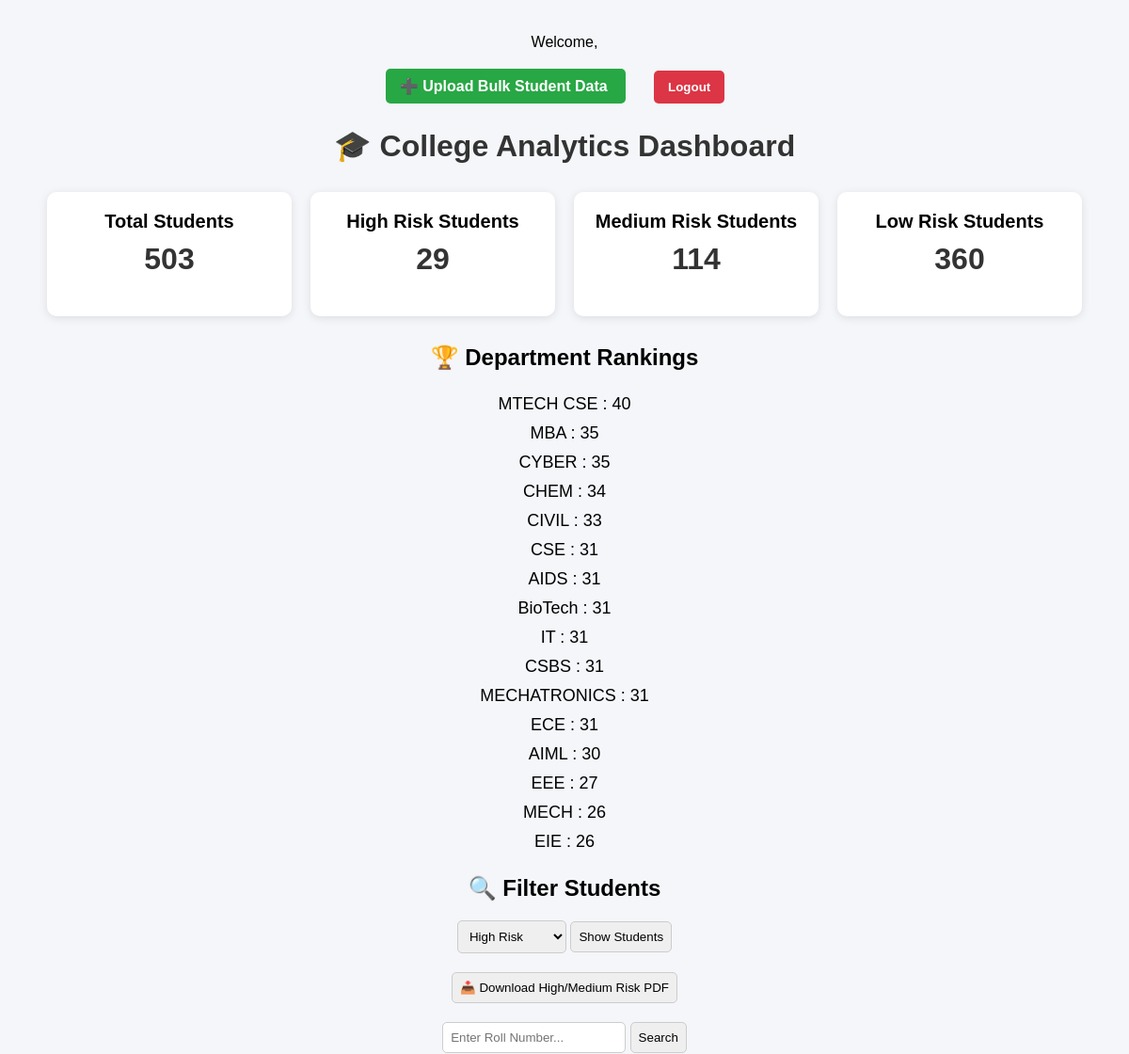
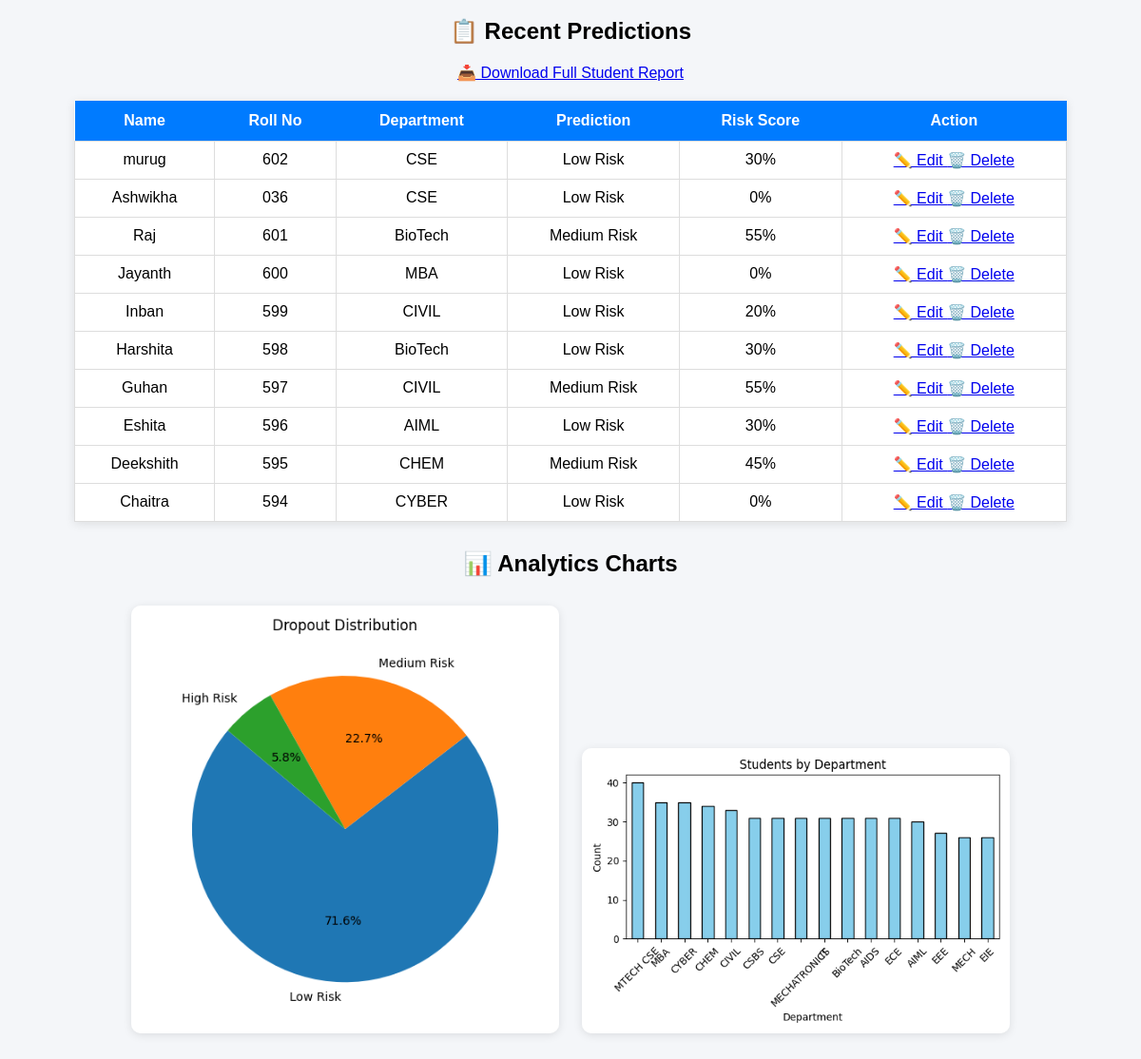
The page /admin (signed in) on the database its author committed (2 pictures, top to bottom).
### tables this page shows
CREATE TABLE students (
            id INTEGER PRIMARY KEY AUTOINCREMENT,
            name TEXT,
            rollno TEXT UNIQUE,
            department TEXT,
            year INTEGER,
            attendance REAL,
            cgpa REAL,
            backlogs INTEGER,
            internal_marks REAL,
            fee_paid TEXT,
            prediction TEXT,
            riskscore INTEGER
        );

### app.py (the view)
@app.route('/admin')
def admin():
    if not session.get('admin'):
        return redirect(url_for('login'))
    try:
        create_charts()
        if os.path.exists(DB_FILE):
            conn = sqlite3.connect(DB_FILE)
            data = pd.read_sql_query("""
                SELECT name, rollno, department, prediction, riskscore
                FROM students
                WHERE name IS NOT NULL AND name != ''
                ORDER BY id DESC
            """, conn)
            conn.close()
            data['riskscore'] = pd.to_numeric(data['riskscore'], errors='coerce').fillna(0)
            total_students = len(data)
            high_risk = len(data[data["riskscore"] >= 70])
            medium_risk = len(data[(data["riskscore"] >= 40) & (data["riskscore"] < 70)])
            low_risk = len(data[data["riskscore"] < 40])
            departments = data["department"].value_counts().to_dict()
            recent_students = data.head(10).to_dict("records")
        else:
            total_students, high_risk, medium_risk, low_risk = 0, 0, 0, 0
            departments, recent_students = {}, []
    except Exception as e:
        print("Dashboard Error:", e)
        total_students, high_risk, medium_risk, low_risk = 0, 0, 0, 0
        departments, recent_students = {}, []
    return render_template(
        "admin.html",
        total_students=total_students,
        high_risk=high_risk,
        medium_risk=medium_risk,
        low_risk=low_risk,
        departments=departments,
        recent_students=recent_students
    )

### templates/admin.html (shortened to what this page needs)
<!DOCTYPE html>
<html lang="en">
<head>
</head>
<body>
    <p>
    Welcome,
    </p>
    <div class="top-buttons">
        <a href="/upload-students" class="upload-btn">
            ➕ Upload Bulk Student Data
        </a>
        <a href="/logout">
            <button class="logout-btn">
                Logout
            </button>
        </a>
    </div>
    <h1>🎓 College Analytics Dashboard</h1>
    <div class="cards-container">
        <div class="card">
            <h2>Total Students</h2>
            <h1>{{ total_students }}</h1>
        </div>
        <div class="card">
            <h2>High Risk Students</h2>
            <h1>{{ high_risk }}</h1>
        </div>
        <div class="card">
            <h2>Medium Risk Students</h2>
            <h1>{{ medium_risk }}</h1>
        </div>
        <div class="card">
            <h2>Low Risk Students</h2>
            <h1>{{ low_risk }}</h1>
        </div>
    </div>
    <h2>🏆 Department Rankings</h2>
    <ul>
        {% for dept, count in departments.items() %}
        <li>{{ dept }} : {{ count }}</li>
        {% endfor %}
    </ul>
    <h2>🔍 Filter Students</h2>
<form action="/filter-risk" method="POST" class="filter-form">
    <select name="risk">
        <option value="High Risk">High Risk</option>
    </select>
    <button type="submit">
        Show Students
    </button>
</form>
<a href="{{ url_for('download_risk_report') }}">
    <button type="button">
        📥 Download High/Medium Risk PDF
    </button>
</a>
    <form action="/search" method="POST" class="search-form">
        <input type="text"
               name="rollno"
               placeholder="Enter Roll Number..."
               required>
        <button type="submit">
            Search
        </button>
    </form>
    <h2>📋 Recent Predictions</h2>
    <table>
        <tr>
            <th>Name</th>
            <th>Roll No</th>
            <th>Department</th>
            <th>Prediction</th>
            <th>Risk Score</th>
            <th>Action</th>
        </tr>
        {% for student in recent_students %}
        <tr>
            <td>{{ student['name'] }}</td>
            <td>{{ student['rollno'] }}</td>
            <td>{{ student['department'] }}</td>
            <td>{{ student['prediction'] if student['prediction'] else 'Low Risk' }}</td>
            <td>{{ student['riskscore'] }}%</td>
            <td>
                <a href="/edit/{{ student['rollno'] }}">
                   ✏️ Edit
                </a>
                <a href="/delete/{{ student['rollno'] }}"
                 onclick="return confirm('Are you sure you want to delete this student?')">
                🗑️ Delete
            </td>
        </tr>
        {% endfor %}
    <a href="/download-history">
    📥 Download Full Student Report
</a>
    </table>
    <div class="charts">
        <h2>📊 Analytics Charts</h2>
        <img src="{{ url_for('static', filename='pie_chart.png') }}"
             width="450">
        <img src="{{ url_for('static', filename='department_chart.png') }}"
             width="450">
    </div>
</body>
</html>

### templates/admin.html (style rules this page uses)
body { font-family: Arial, sans-serif; background-color: #f4f6f9; margin: 0; padding: 20px; text-align: center; }
h1 { color: #333; }
.top-buttons { margin-bottom: 20px; }
.top-buttons a, .top-buttons button { padding: 10px 15px; border: none; border-radius: 5px; text-decoration: none; color: white; font-weight: bold; cursor: pointer; margin: 5px; }
.upload-btn { background-color: #28a745; }
.logout-btn { background-color: #dc3545; }
.cards-container { display: flex; justify-content: center; flex-wrap: wrap; gap: 20px; margin: 30px 0; }
.card { width: 220px; background: white; border-radius: 10px; padding: 20px; box-shadow: 0px 2px 10px rgba(0, 0, 0, 0.1); }
.card h2 { margin: 0; font-size: 20px; }
.card h1 { margin-top: 10px; }
.search-form, .filter-form { margin: 20px 0; }
input, select, button { padding: 8px; border-radius: 5px; border: 1px solid #ccc; }
table { width: 90%; margin: 20px auto; border-collapse: collapse; background: white; box-shadow: 0px 2px 10px rgba(0,0,0,0.1); }
table th { background-color: #007bff; color: white; padding: 12px; }
table td { padding: 10px; border: 1px solid #ddd; }
ul { list-style: none; padding: 0; }
ul li { padding: 5px; font-size: 18px; }
.charts { margin-top: 30px; }
.charts img { margin: 10px; border-radius: 10px; box-shadow: 0px 2px 10px rgba(0,0,0,0.1); }

### rows shown on the page
students: department "MTECH CSE", count "40"
students: department "MBA", count "35", name "Jayanth", rollno "600", prediction "Low Risk", riskscore "0"
students: department "CYBER", count "35", name "Chaitra", rollno "594", prediction "Low Risk", riskscore "0"
students: department "CHEM", count "34", name "Deekshith", rollno "595", prediction "Medium Risk", riskscore "45"
students: department "CIVIL", count "33", name "Inban", rollno "599", prediction "Low Risk", riskscore "20"
students: department "CSE", count "31", name "murug", rollno "602", prediction "Low Risk", riskscore "30"
students: department "AIDS", count "31"
students: department "BioTech", count "31", name "Raj", rollno "601", prediction "Medium Risk", riskscore "55"
students: department "IT", count "31"
students: department "CSBS", count "31"
students: department "MECHATRONICS", count "31"
students: department "ECE", count "31"
students: department "AIML", riskscore "30", name "Eshita", rollno "596", prediction "Low Risk"
students: department "EEE", count "27"
students: department "MECH", count "26"
students: department "EIE", count "26"
students: name "Ashwikha", rollno "036", department "CSE", prediction "Low Risk", riskscore "0"
students: name "Harshita", rollno "598", department "BioTech", prediction "Low Risk", riskscore "30"
students: name "Guhan", rollno "597", department "CIVIL", prediction "Medium Risk", riskscore "55"

### other values the page prints
{{ total_students }} "503"
{{ high_risk }} "29"
{{ medium_risk }} "114"
{{ low_risk }} "360"
